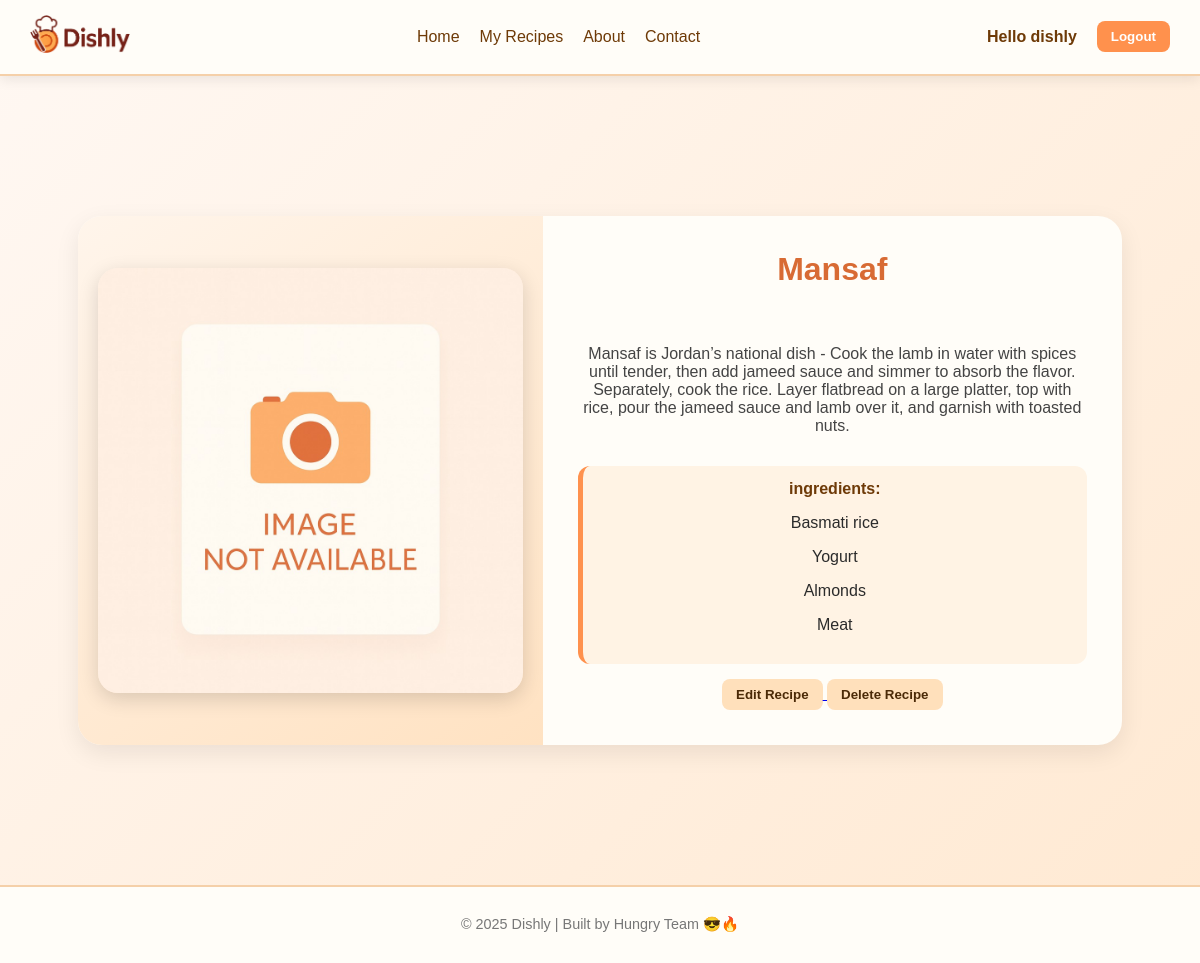
Screenshot of /recipes/27/ (signed in) with the database file from the repository.
### dishly_app/models.py (models this page shows, shortened)
class Recipe(models.Model):
    name = models.CharField(max_length=100)
    description = models.TextField(max_length=500)
    created_at = models.DateTimeField(auto_now_add=True)
    image_url = models.URLField(blank =True, max_length=500,  help_text="Paste a full recipe image https://URL")
    likes = models.ManyToManyField(User, related_name='liked_recipes', blank=True)
    user = models.ForeignKey(User, on_delete=models.CASCADE)
    category = models.CharField(
        max_length=2,
        choices=CATEGORIES,
        default=CATEGORIES[0][0]
    )
    ingredients = models.ManyToManyField(Ingredient, related_name="recipes")
    class Meta:
        ordering = ['-created_at']

class Ingredient(models.Model):
    name = models.CharField(max_length=100, unique=True)

### dishly_app/views.py (the view)
# urls.py: path('recipes/<int:pk>/', RecipeDetailView.as_view(), name= 'recipe-detail'),
class RecipeDetailView(DetailView):
    model = Recipe
    template_name = 'dishly_app/recipes/details.html'
    context_object_name = 'recipe'

### dishly_app/templates/dishly_app/recipes/details.html (shortened to what this page needs)
{% extends "base.html" %} {% load static %}
{% block content %}
<section class="recipe-showcase">
  <div class="showcase-container">
    <div class="showcase-image">
     {% if object.image_url %}
  <img
    src="{{ object.image_url }}"
    alt="{{ object.name }}image"
    class="img-fluid"
    onerror="this.onerror=null;this.src='{% static 'images/placeholder.png' %}';"
  >
{% else %}
  <img src="{% static 'images/placeholder.png' %}" alt="No image" class="img-fluid">
{% endif %}
    </div>
    <div class="showcase-content">
      <h2>{{recipe.name}}</h2>
      <p class="description">
       {{recipe.description}}
      </p>
      <div class="ingredients">
        <h4>ingredients:</h4>
         {% for ingredient in recipe.ingredients.all %}
              <p>{{ ingredient.name }}</p>
           {% empty %}
              <li>No ingredients listed.</li>
              {% endfor %}
      </div>
      <div class="actions">
      {% if not user.is_authenticated  %}
        <h4>Login</h4>
      {% elif user.is_authenticated and recipe.user == user %}
          <a href="{% url "recipe-update" recipe.id %}">  <button class="btn secondary">Edit Recipe</button> </a>
          <a href="{% url "recipe-delete" recipe.id %}">  <button class="btn secondary">Delete Recipe</button> </a>
      {% endif %}
       </div>
    </div>
  </div>
</section>
{% endblock content %}

### dishly_app/templates/base.html (shortened to what this page needs)
{% load static %}
<!DOCTYPE html>
<html lang="en">
<head>
  {% block extra_css %}
  <link rel="stylesheet" href="{% static 'css/base.css' %}">
  {% endblock %}
</head>
<body>
  <nav class="navbar">
    <div class="logo">
      <img class="logo" src="{% static 'images/logo.png' %}" alt="DishlyLogo" />
    </div>
    <ul class="nav-links">
      <li><a href="{% url "recipe-list" %}">Home</a></li>
      {% if user.is_authenticated %}
        <li><a href="{% url "myrecipe" %}">My Recipes</a></li>
      {% endif %}
        <li><a href="{% url 'about' %}">About</a></li>
        <li><a href="{% url 'contact' %}">Contact</a></li>
    </ul>
    <div class="nav-buttons">
      {% if user.is_authenticated %}
      <span class = "usernameWelcome"> <b><strong>Hello {{ request.user.username }}</strong></b></span>
        <form id="logout-form" method="post" action="{% url "logout" %}">
        <a href="#"><button class="btn signup">Logout</button></a>
        </form>
      {% else %}
        <a href="{% url 'login' %}"><button class="btn login">Login</button></a>
        <a href="{% url 'signup' %}"><button class="btn signup">Sign Up</button></a>
      {% endif %}
    </div>
  </nav>
  <main class="content">
    {% block content %}
    {% endblock content %}
  </main>
  <footer class="footer">
    <p>© 2025 Dishly | Built by Hungry Team 😎🔥</p>
  </footer>
</body>
</html>

### dishly_app/static/css/base.css (style rules this page uses)
body { font-family: 'Poppins', Arial, sans-serif; margin: 0; background: linear-gradient(135deg, #fff8f3, #ffe9d2); color: #2b2b2b; }
.navbar { display: flex; justify-content: space-between; align-items: center; flex-wrap: wrap; padding: 15px 30px; background: #fffdf8; box-shadow: 0 4px 12px rgba(0, 0, 0, 0.1); border-bottom: 2px solid #f5d0a9; }
.logo { font-size: 1.5em; font-weight: bold; color: #d86b34; object-fit: cover; width: 100px; height: auto; }
.nav-links { list-style: none; display: flex; gap: 20px; padding: 0; margin: 0; }
.nav-links a { text-decoration: none; color: #6e3a07; font-weight: 500; transition: color 0.2s; }
.nav-buttons { display: flex; gap: 10px; flex-wrap: wrap; }
.btn { border: none; padding: 8px 14px; border-radius: 8px; font-weight: 600; cursor: pointer; transition: all 0.2s; }
.btn.signup { background: #ff914d; color: white; }
.content { text-align: center; padding: 80px 20px; }
.footer { text-align: center; padding: 15px 0; background: #fffdf8; border-top: 2px solid #f5d0a9; color: #777; font-size: 0.9em; position: relative; bottom: 0; width: 100%; }
.recipe-showcase { width: 90%; max-width: 1100px; margin: 60px auto; background: #fffdf8; border-radius: 24px; box-shadow: 0 8px 24px rgba(0, 0, 0, 0.08); overflow: hidden; animation: fadeIn 0.7s ease-in; }
.showcase-container { display: flex; flex-wrap: wrap; align-items: stretch; justify-content: space-between; }
.showcase-image { flex: 1; min-width: 300px; max-width: 45%; display: flex; align-items: center; justify-content: center; background: linear-gradient(145deg, #fff5eb, #ffe2c2); padding: 20px; }
.showcase-image img { width: 100%; height: auto; max-height: 500px; object-fit: cover; border-radius: 20px; box-shadow: 0 6px 20px rgba(0, 0, 0, 0.15); transition: transform 0.4s ease, box-shadow 0.4s ease; }
.showcase-content { flex: 1.2; padding: 35px; display: flex; flex-direction: column; justify-content: flex-start; gap: 15px; min-width: 320px; }
.showcase-content h2 { color: #d86b34; font-size: 2em; font-weight: 700; margin-top: 0; text-align: center; }
.ingredients { background: #fff3e4; border-left: 5px solid #ff914d; padding: 14px 18px; border-radius: 12px; max-height: 250px; overflow-y: auto; }
.ingredients h4 { margin: 0 0 8px; color: #6e3a07; font-weight: 600; }
.secondary { background: #ffe0bb !important; color: #4b2a07 !important; }
.usernameWelcome { color: #6e3a07; margin-right: 10px; list-style: none; display: flex; gap: 20px; text-align: center; justify-content: center; align-items: center; }
:root { --bg-grad-1:#fff8f3; --bg-grad-2:#ffe9d2; --cream:#fffdf8; --soft-cream:#fffaf5; --brand:#ff914d; --brand-700:#ff7a1f; --brand-200:#ffe0bb; --brand-250:#ffe7cf; --brand-300:#ffd6ad; --brand-400:#ffb38a; --brown:#6e3a07; --accent:#d86b34; --divider:#f5d0a9; --shadow:0 4px 12px rgba(0,0,0,0.08); }
body { background:linear-gradient(135deg,var(--bg-grad-1),var(--bg-grad-2)); color:#2b2b2b; }
.navbar { background:var(--cream); box-shadow:var(--shadow); border-bottom:2px solid var(--divider); }
.footer { background:var(--cream); border-top:2px solid var(--divider); }
.logo { color:var(--accent); }
.nav-links a { color:var(--brown); }
.recipe-showcase { background:var(--cream); box-shadow:0 8px 24px rgba(0,0,0,0.08); }
.showcase-image { background:linear-gradient(145deg,#fff5eb,#ffe2c2); }
.showcase-content h2 { color:var(--accent); }
.ingredients { background:#fff3e4; border-left:5px solid var(--brand); }
.description { color:#444; }
.secondary { background:var(--brand-200) !important; color:#4b2a07 !important; }

### rows the page displays
Recipe: name "Mansaf", description "Mansaf is Jordan’s national dish - Cook the lamb in water with spices until tender, then add jameed sauce and simmer to absorb the flavor. Separately, cook the rice. Layer flatbread on a large platter, top with rice, pour the jameed sauce and lamb over it, and garnish with toasted nuts."
Ingredient: name "Basmati rice"
Ingredient: name "Yogurt"
Ingredient: name "Almonds"
Ingredient: name "Meat"

### other values shown
{{ request.user.username }} "dishly"
